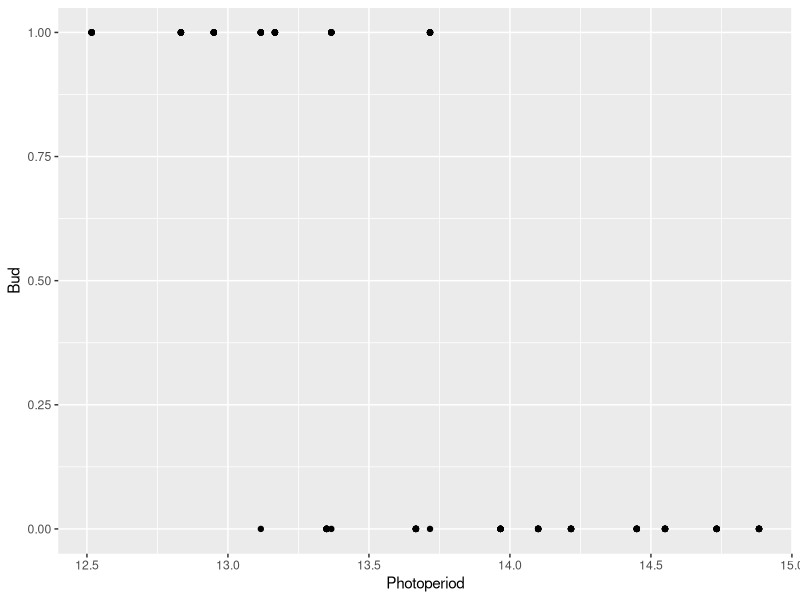
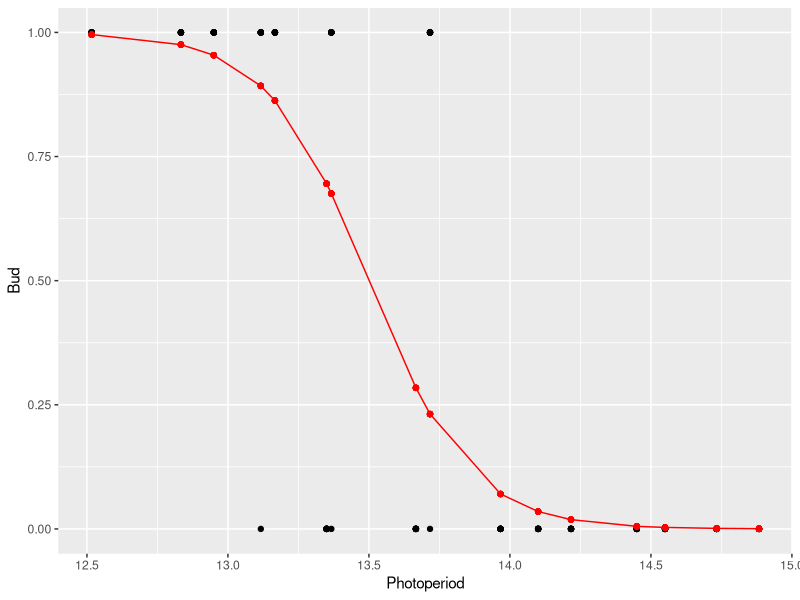

The R source for these figures, in order:
library(tidyverse)

( violets <- read_csv("datasets/violets.csv", col_types=cols()) )
violets <- violets %>% select(Year:Day,Photoperiod:`Bud counts`)
head(violets,10)

( chasm <- violets %>% 
  filter(`Bud type`=="Chasmogamous") %>%
  mutate( Bud = as.numeric(`Bud counts` > 0)) %>%
  select(Photoperiod, Bud) )

(g <- ggplot( chasm, aes(Photoperiod, Bud)) + geom_point())

chasm %>% summarize( N=n(), Successes=sum(Bud), Percentage=mean(Bud))

( pi.hat <- mean( chasm$Bud ) )
( chasm <- chasm %>% mutate(Null.probability = (pi.hat^Bud)*(1-pi.hat)^(1-Bud) ) )
( null.likelihood <- prod( chasm$Null.probability ) )
( null.deviance <- -2*log( null.likelihood ) )

( null.fit <- glm(Bud ~ 1, data = chasm, family=binomial) )

( chasm.fit <- glm(Bud ~ Photoperiod, data = chasm, family=binomial) )
( chasm <- chasm %>% mutate(Fit.probability = chasm.fit$fitted.values) )
g + geom_point(data=chasm,aes(Photoperiod,Fit.probability),color="red") + 
  geom_line(data=chasm,aes(Photoperiod,Fit.probability),color="red")

chasm <- chasm %>% mutate( Likelihood = (Fit.probability^Bud)*(1-Fit.probability)^(1-Bud))
( max.likelihood <- prod( chasm$Likelihood ) )
max.likelihood / null.likelihood
log( max.likelihood )
( residual.deviance <- -2*log(max.likelihood) ) 
( G2 <- -2*log( null.likelihood / max.likelihood ) )
2*log( max.likelihood / null.likelihood ) 
chasm.fit$null.deviance - chasm.fit$deviance
pchisq(G2, df=1, lower.tail=FALSE)

( R2.M <- 1 - (chasm.fit$deviance / chasm.fit$null.deviance) )
chasm <- chasm %>% 
  mutate( Null.residual = Bud - pi.hat ) %>% 
  mutate( Residual = Bud - Fit.probability ) %>% 
  mutate( Difference = Fit.probability - pi.hat )
( R2.S <- sum( (chasm$Difference)^2 ) / sum( (chasm$Null.residual)^2 ) )
1 - ( sum( chasm$Residual^2 ) / sum(chasm$Null.residual^2) )
